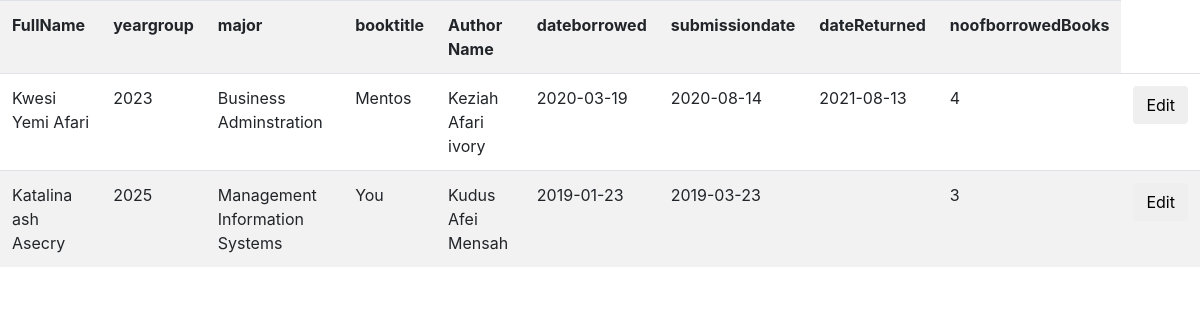
Screenshot of /php/report.php with the database file from the repository.
### tables this page shows
CREATE TABLE `student` (
  `studentID` int(11) DEFAULT NULL,
  `yeargroup` varchar(4) DEFAULT NULL,
  `major` varchar(40) DEFAULT NULL,
  `hostelname` varchar(40) DEFAULT NULL
);

CREATE TABLE `book` (
  `bookID` int(11) DEFAULT NULL,
  `booktitle` varchar(40) NOT NULL,
  `ISBN` int(11) NOT NULL,
  `publishDate` date NOT NULL,
  `publisher` varchar(50) NOT NULL,
  `noOfCopies` int(11) NOT NULL
);

CREATE TABLE `studentbook` (
  `SID` int(11) DEFAULT NULL,
  `BID` int(11) DEFAULT NULL,
  `noofborrowedBooks` int(11) DEFAULT NULL,
  `dateborrowed` date DEFAULT NULL,
  `dateReturned` date DEFAULT NULL,
  `submissiondate` date DEFAULT NULL
);

### php/report.php (the view, shortened to what this page needs)
<?php
require __DIR__ ."/database_connection_test.php";
    function report($conn){
        $studentreport = mysqli_query($conn, "SELECT concat(P.fname, ' ', P.middlename, ' ', P.lname)
        as Fullname, S.yeargroup, S.major, B.booktitle,
        concat(A.fname, ' ', A.middlename, ' ', A.lname) as Author_Name, SB.dateborrowed, S.studentID,
        SB.submissiondate, SB.dateReturned, SB.noofborrowedBooks
        from Person as P Inner Join Student as S on P.personID=S.studentID
        Inner Join StudentBook as SB on SB.SID=S.studentID
        Inner Join Book as B on B.bookID=SB.BID
        Inner Join BookAuthor as BA on BA.baID=BID
        Inner Join Author as A on BA.baID=A.authorID");
        $thereport=mysqli_fetch_all($studentreport,MYSQLI_ASSOC);
        return $thereport;
    }
     $thereport=(report($conn));
?>
<!DOCTYPE html>
<html lang="en">
<head>
    <link href="//maxcdn.bootstrapcdn.com/bootstrap/4.1.1/css/bootstrap.min.css" rel="stylesheet" id="bootstrap-css">
    <link rel="stylesheet" href="../css/tables.css">
</head>
<body>
</html>
<table class="table table-striped table-responsive">
         <tr>
            <th>FullName</th>
            <th>yeargroup</th>
            <th>major</th>
            <th>booktitle</th>
            <th>Author Name</th>
            <th>dateborrowed</th>
            <th>submissiondate</th>
            <th>dateReturned</th>
            <th>noofborrowedBooks</th>
        </tr>
        <?php foreach($thereport as $q) { ?>
            <tr>
                <td><?php echo $q['Fullname'] ?></td>
                <td><?php echo $q['yeargroup'] ?></td>
                <td><?php echo $q['major'] ?></td>
                <td><?php echo $q['booktitle'] ?></td>
                <td><?php echo $q['Author_Name'] ?></td>
                <td><?php echo $q['dateborrowed'] ?></td>
                <td><?php echo $q['submissiondate'] ?></td>
                <td><?php echo $q['dateReturned'] ?></td>
                <td><?php echo $q['noofborrowedBooks'] ?></td>
                <td>
                    <form action="" method="post" class="form-submit" onSubmit="onEdit(event)">
                        <input class="btn edit-color" type = "submit" name="Edit"  value="Edit"/>
                    </form>
                </td>
            </tr>
        <?php } ?>
    </table>
</body>
</html>

### rows the page displays
student: Fullname "Kwesi Yemi Afari", yeargroup "2023", major "Business Adminstration", book.booktitle "Mentos", Author_Name "Keziah Afari ivory", studentbook.dateborrowed "2020-03-19", studentbook.submissiondate "2020-08-14", studentbook.dateReturned "2021-08-13", studentbook.noofborrowedBooks "4"
student: Fullname "Katalina ash Asecry", yeargroup "2025", major "Management Information Systems", book.booktitle "You", Author_Name "Kudus Afei Mensah", studentbook.dateborrowed "2019-01-23", studentbook.submissiondate "2019-03-23", studentbook.noofborrowedBooks "3"
